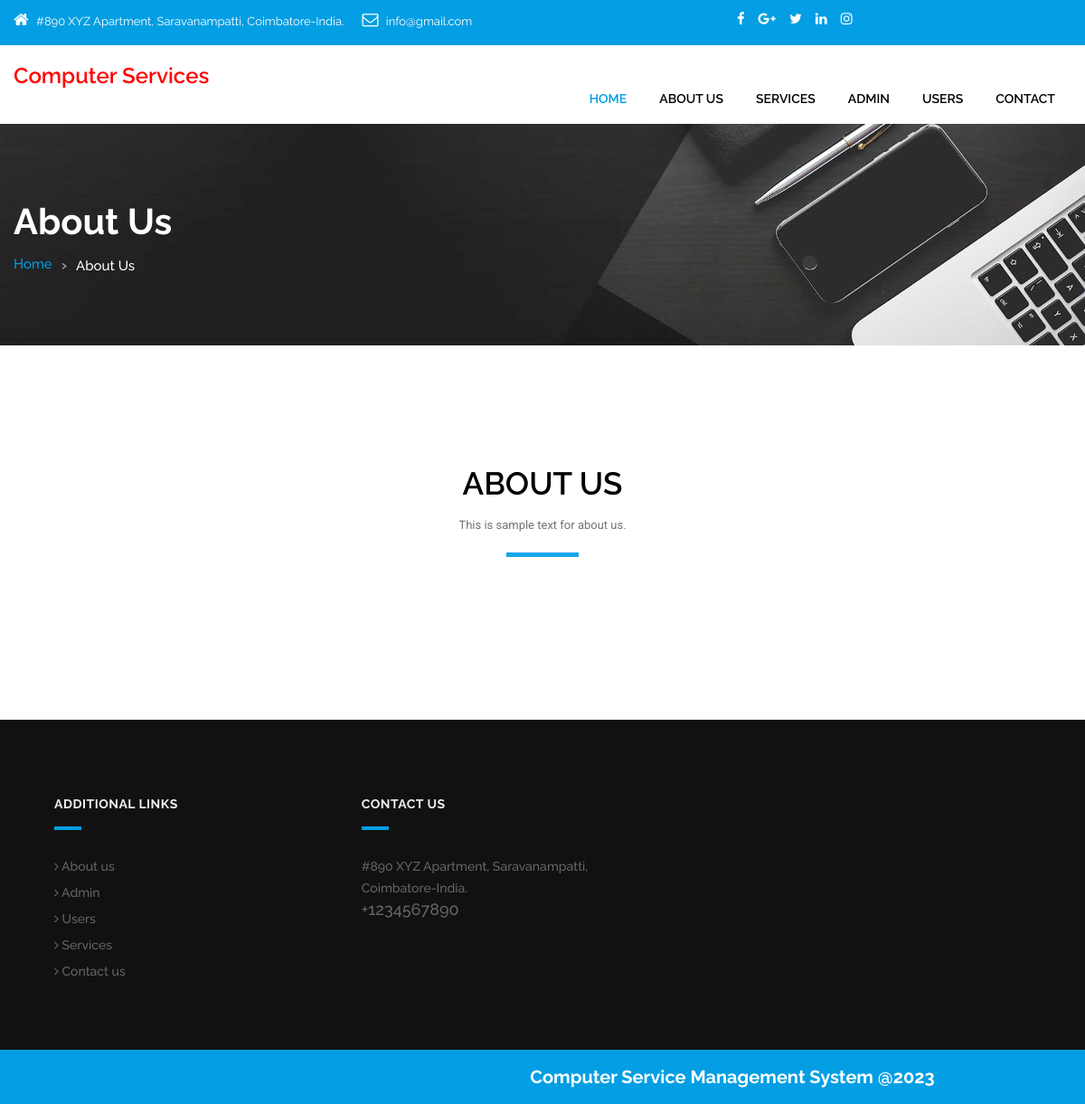
Screenshot of /comsms/about-us.php with the database file from the repository.
### tables this page shows
CREATE TABLE `tblpage` (
  `ID` int(10) NOT NULL,
  `PageType` varchar(30) DEFAULT NULL,
  `PageTitle` varchar(30) DEFAULT NULL,
  `PageDescription` mediumtext DEFAULT NULL,
  `Email` varchar(30) DEFAULT NULL,
  `MobileNumber` bigint(10) DEFAULT NULL,
  `UpdationDate` timestamp NOT NULL DEFAULT current_timestamp() ON UPDATE current_timestamp()
);

### comsms/about-us.php (the view, shortened to what this page needs)
<?php
include('admin/includes/dbconnection.php');
?>
<!DOCTYPE html>
<html lang="en">
<head>
<link rel="stylesheet" href="css/bootstrap.min.css" />
<link rel="stylesheet" href="css/style.css" />
<link rel="stylesheet" href="css/responsive.css" />
<link rel="stylesheet" href="css/colors1.css" />
<link rel="stylesheet" href="css/custom.css" />
<link rel="stylesheet" href="css/animate.css" />
</head>
<body id="default_theme" class="it_service about">
<?php include_once('includes/header.php');?>
<div id="inner_banner" class="section inner_banner_section">
  <div class="container">
    <div class="row">
      <div class="col-md-12">
        <div class="full">
          <div class="title-holder">
            <div class="title-holder-cell text-left">
              <h1 class="page-title">About Us</h1>
              <ol class="breadcrumb">
                <li><a href="index.php">Home</a></li>
                <li class="active">About Us</li>
              </ol>
            </div>
          </div>
        </div>
      </div>
    </div>
  </div>
</div>
<div class="section padding_layout_1">
  <div class="container">
    <div class="row">
      <div class="col-md-12">
        <div class="full">
          <div class="main_heading text_align_center">
            <?php
$ret=mysqli_query($con,"select * from tblpage where PageType='aboutus' ");
while ($row=mysqli_fetch_array($ret)) {
?>
            <h2><?php  echo $row['PageTitle'];?></h2>
            <p class="large"><?php  echo $row['PageDescription'];?></p><?php } ?>
          </div>
        </div>
      </div>
    </div>
    </div>
  </div>
<?php include_once('includes/footer.php');?>
</body>
</html>

### comsms/includes/header.php
<header id="default_header" class="header_style_1">
  <div class="header_top">
    <div class="container">
      <div class="row">
        <div class="col-md-8">
          <div class="full">
            <div class="topbar-left">
              <ul class="list-inline">
                <?php
 $query=mysqli_query($con,"select * from  tblpage where PageType='contactus'");
 while ($row=mysqli_fetch_array($query)) {
 ?>
                <li> <span class="topbar-label"><i class="fa  fa-home"></i></span> <span class="topbar-hightlight"><?php  echo $row['PageDescription'];?></span> </li>
                <li> <span class="topbar-label"><i class="fa fa-envelope-o"></i></span> <span class="topbar-hightlight"><?php  echo $row['Email'];?></span> </li><?php } ?>
              </ul>
            </div>
          </div>
        </div>
        <div class="col-md-4 right_section_header_top">
          <div class="float-left">
            <div class="social_icon">
              <ul class="list-inline">
                <li><a class="fa fa-facebook" href="https://www.facebook.com/" title="Facebook" target="_blank"></a></li>
                <li><a class="fa fa-google-plus" href="https://plus.google.com/" title="Google+" target="_blank"></a></li>
                <li><a class="fa fa-twitter" href="https://twitter.com" title="Twitter" target="_blank"></a></li>
                <li><a class="fa fa-linkedin" href="https://www.linkedin.com" title="LinkedIn" target="_blank"></a></li>
                <li><a class="fa fa-instagram" href="https://www.instagram.com" title="Instagram" target="_blank"></a></li>
              </ul>
            </div>
          </div>
        </div>
      </div>
    </div>
  </div>
  <div class="header_bottom">
    <div class="container">
      <div class="row">
        <div class="col-lg-3 col-md-12 col-sm-12 col-xs-12">
          <div class="logo"> <h3 style="color: red">Computer Services</h3> </div>
        </div>
        <div class="col-lg-9 col-md-12 col-sm-12 col-xs-12">
          <div class="menu_side">
            <div id="navbar_menu">
              <ul class="first-ul">
                <li> <a class="active" href="index.php">Home</a>
                </li>
                <li><a href="about-us.php">About Us</a></li>
                <li> <a href="services.php">Services</a>
                </li>
                <li> <a href="admin/login.php">Admin</a>
                </li>
                <li> <a href="user/login.php">Users</a>
                </li>
                <li> <a href="contactus.php">Contact</a>
                </li>
              </ul>
            </div>
          </div>
        </div>
      </div>
    </div>
  </div>
</header>

### comsms/includes/footer.php (shortened to what this page needs)
<footer class="footer_style_2">
  <div class="container-fuild">
    <div class="row">
      <div class="footer_blog">
        <div class="row">
          <div class="col-md-6">
            <div class="main-heading left_text">
              <h2>Additional links</h2>
            </div>
            <ul class="footer-menu">
              <li><a href="about-us.php"><i class="fa fa-angle-right"></i> About us</a></li>
              <li><a href="admin/login.php"><i class="fa fa-angle-right"></i> Admin</a></li>
              <li><a href="user/login.php"><i class="fa fa-angle-right"></i> Users</a></li>
              <li><a href="services.php"><i class="fa fa-angle-right"></i> Services</a></li>
              <li><a href="contactus.php"><i class="fa fa-angle-right"></i> Contact us</a></li>
            </ul>
          </div>
          <div class="col-md-6">
            <div class="main-heading left_text">
              <h2>Contact us</h2>
            </div>
             <?php
$ret=mysqli_query($con,"select * from tblpage where PageType='contactus' ");
while ($row=mysqli_fetch_array($ret)) {
?>
            <p><?php  echo $row['PageDescription'];?><br>
              <span style="font-size:18px;">+<?php  echo $row['MobileNumber'];?></span>
              </p><?php } ?>
          </div>
        </div>
      </div>
      <div class="cprt">
        <strong style="font-size: 20px;color: white">Computer Service Management System @2023</strong>
      </div>
    </div>
  </div>
</footer>

### comsms/css/colors1.css (style rules this page uses)
.header_top, #navbar_menu ul ul li a:hover, #navbar_menu ul ul li a:focus, .full_slider_inner, .bg_load, .theme_color_bg, .price_table_active .price_head, a.btn.dark_gray_bt:hover, a.btn.dark_gray_bt:focus, .carousel-indicators .active, .social_icon_style_2 ul li a:hover, .social_icon_style_2 ul li a:focus, .progress-bar, .tags a:hover, .tags a:focus, .testimonial_slider .carousel-control:hover, .testimonial_slider .carousel-control:focus, .pagination>.active>a, .pagination>.active>a:focus, .pagination>.active>a:hover, .pagination>.active>span, .pagination>.active>span:focus, .pagination>.active>span:hover, .icon_feature { background: #039ee3; background-size: 100% 100%; border: none; }
#navbar_menu > ul > li a.active, #navbar_menu > ul > li:hover > a, #navbar_menu > ul > li:focus > a, footer p a:hover,footer p a:focus, .footer-menu li a:hover, .footer-menu li a:focus, footer ul.social_icons li a:hover, footer ul.social_icons li a:focus, .breadcrumb li a { color: #039ee3; }
footer h2::after, .footer_mail-section .field button.button_custom, .cprt,.contact_us_section { background: #039ee3; }

### rows the page displays
tblpage: PageDescription "#890 XYZ Apartment, Saravanampatti, Coimbatore-India.", Email "info@gmail.com", MobileNumber "1234567890"
tblpage: PageTitle "ABOUT US", PageDescription "This is sample text for about us."
